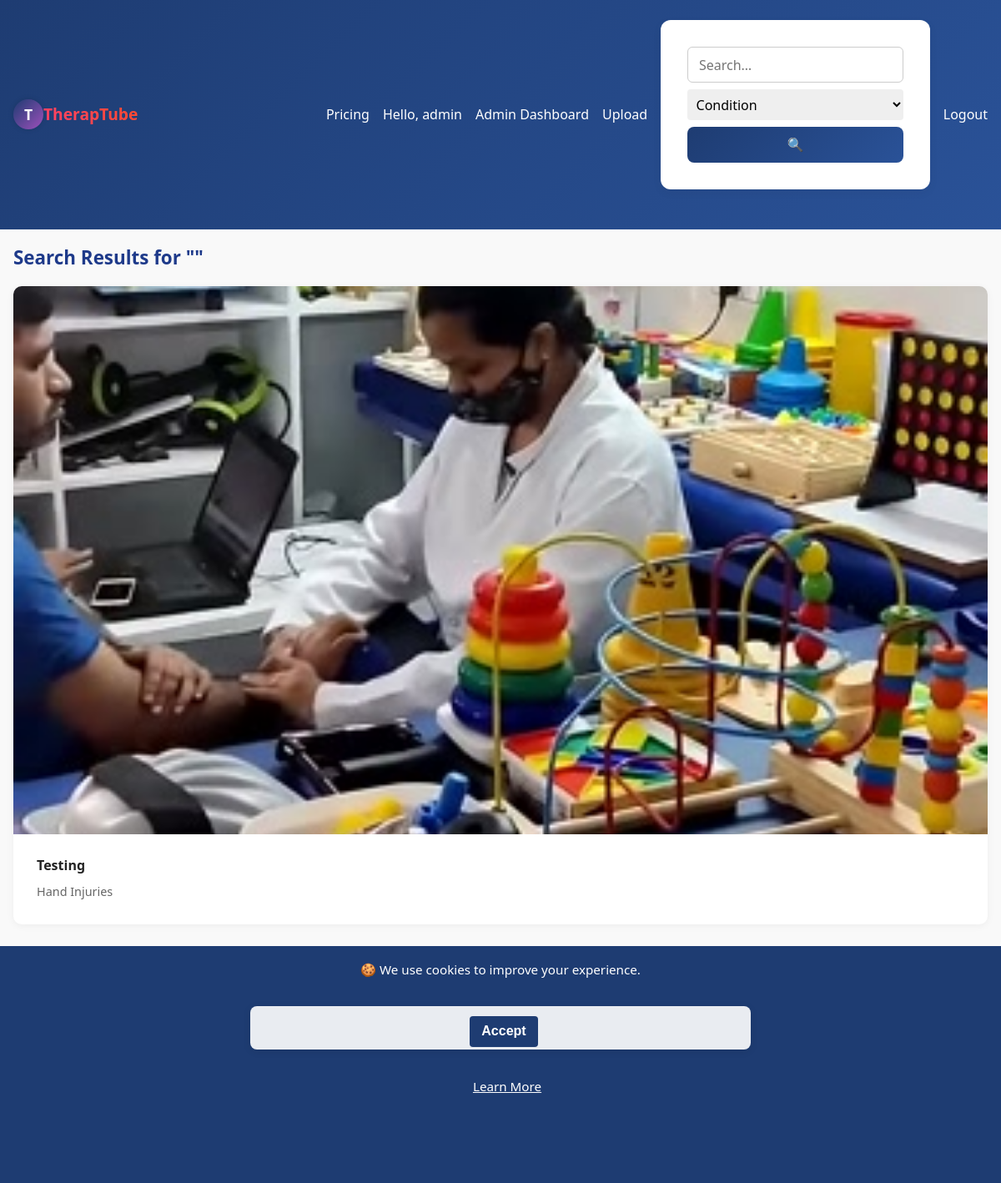
/search (signed in), run on an earlier commit of the app's database.
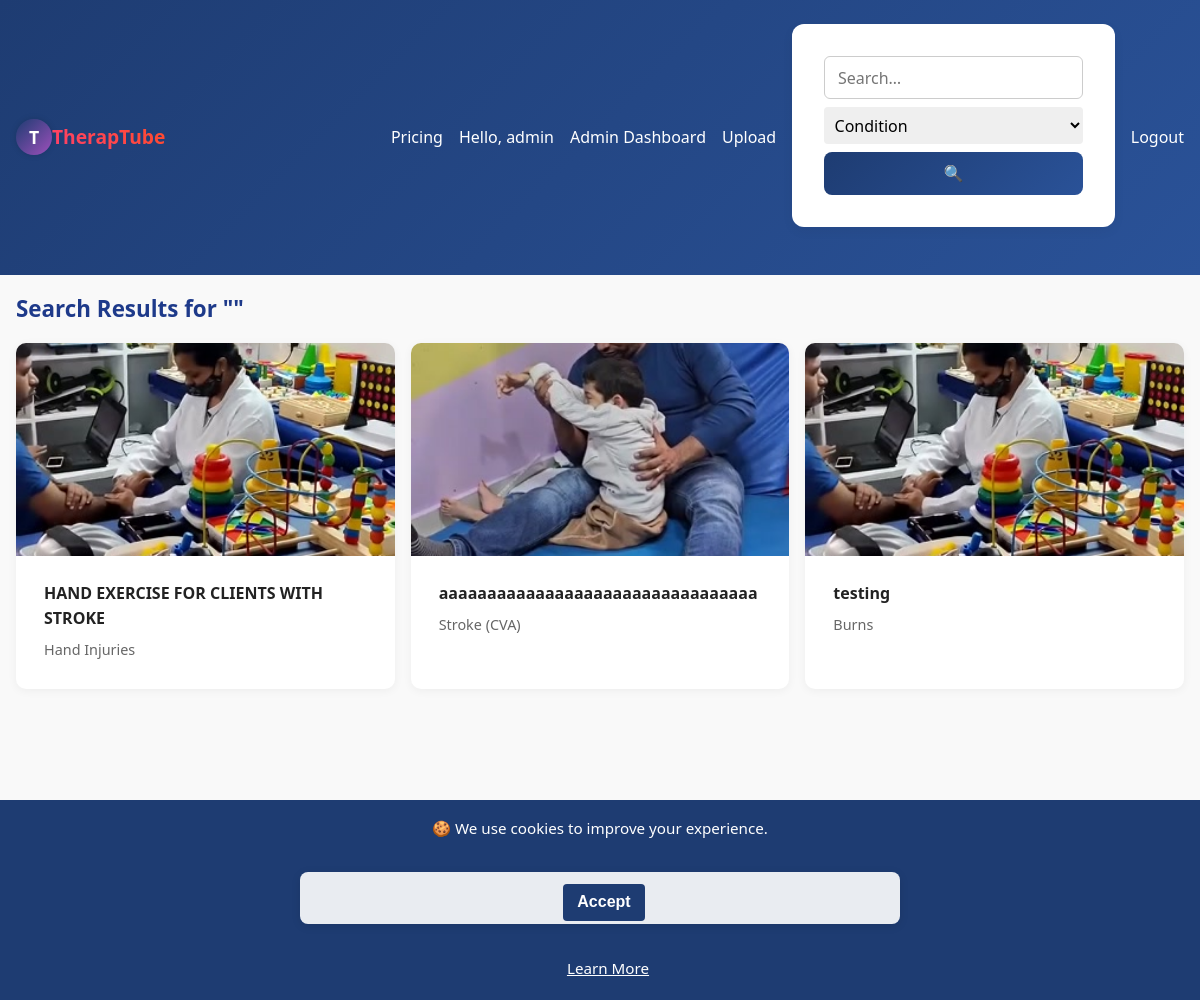
And on a later commit of the database.
### app.py (models this page shows, shortened)
class User(db.Model, UserMixin):
    id = db.Column(db.Integer, primary_key=True)
    username = db.Column(db.String(80), unique=True, nullable=False)
    email    = db.Column(db.String(120), unique=True)
    invite_code_used = db.Column(db.String(36))
    password_hash = db.Column(db.String(128), nullable=False)
    role = db.Column(db.String(32), nullable=False) # 'client', 'therapist', 'admin',
    media_uploaded = db.relationship('Media', backref='uploader', lazy=True)
    watch_history = db.relationship('WatchHistory', backref='user', lazy=True)

class Media(db.Model):
    id = db.Column(db.Integer, primary_key=True)
    filename = db.Column(db.String(200), nullable=False)
    thumbnail = db.Column(db.String(200))
    title = db.Column(db.String(120), nullable=False)
    description = db.Column(db.Text, nullable=True)
    category = db.Column(db.String(80), nullable=True)
    otpf_domain = db.Column(db.String(50))
    for_name = db.Column(db.String(50))
    target_condition = db.Column(db.String(50))
    uploader_id = db.Column(db.Integer, db.ForeignKey('user.id'))
    view_count = db.Column(db.Integer, default=0)
    upload_time = db.Column(db.DateTime, default=datetime.utcnow)

### app.py (the view, shortened to what this page needs)
@app.route('/search')
@login_required # Ensure user is logged in
def search():
    current_utc_year = datetime.now(timezone.utc).year
    q = request.args.get('q', '')
    condition = request.args.get('condition', '')
    otpf_domain = request.args.get('otpf_domain', '')
    query = Media.query
    if condition:
        query = query.filter_by(target_condition=condition)
    if otpf_domain:
        query = query.filter_by(otpf_domain=otpf_domain)
    results = query.all()
    return render_template('search.html', media=results, query=q, taxonomy=TAXONOMY, current_year=current_utc_year)

### app.py (called while the page is built, shortened)
@app.context_processor
def inject_global_data():
    has_sub = False
    if current_user.is_authenticated:
        has_sub = has_active_subscription(current_user)
    return {
        'app_version': APP_VERSION,  # Assuming APP_VERSION is defined globally or from config
        'utc_now': datetime.now(timezone.utc),
        'has_active_subscription': has_active_subscription, # Make the function itself available
        'current_user': current_user, # Flask-Login usually injects this, but explicit is fine
        'user_has_active_subscription': has_sub # A boolean flag for simpler checks in templates
    }

@login_manager.user_loader
def load_user(user_id):
    return User.query.get(int(user_id))

def has_active_subscription(user):
    if not user.is_authenticated:
        return False # Unauthenticated users never have an active subscription
    if user.role in ['admin', 'caregiver']:
        return True

### templates/search.html (shortened to what this page needs)
{% extends 'base.html' %}
{% block content %}
<h2>Search Results for "{{ query }}"</h2>
<div class="media-grid">
    {% for item in media %}
        {% if current_user.is_authenticated and (current_user.role == 'therapist' or has_active_subscription(current_user)) %}
            <div class="card">
                <a href="{{ url_for('watch', media_id=item.id) }}">
                    <img src="{{ url_for('static', filename='uploads/thumbs/' + item.thumbnail) }}" alt="{{ item.title }}">
                    <div class="card-content">
                        <p class="card-title">{{ item.title }}</p>
                        <small class="card-meta">{{ item.target_condition }}</small>
                    </div>
                </a>
            </div>
        {% endif %}
    {% else %}
        <p>No matches.</p>
    {% endfor %}
</div>
{% endblock %}

### templates/base.html (shortened to what this page needs)
<!doctype html>
<html lang="en">
<head>
    <link rel="stylesheet" href="{{ url_for('static', filename='style.css') }}">
    <link rel="stylesheet" href="https://cdnjs.cloudflare.com/ajax/libs/font-awesome/6.5.0/css/all.min.css">
</head>
<body>
    <nav class="navbar">
        <div class="nav-brand">
            {% if current_user.is_authenticated %}
                {% if current_user.role == 'client' %}
                    <a href="{{ url_for('client_dashboard') }}">
                        <div class="logo-circle animate-spin">
                            <span class="logo-text">T</span>
                        </div>
                        <span class="brand-text">TherapTube</span>
                    </a>
                {% else %}
                    <a href="{{ url_for('index') }}">
                        <div class="logo-circle animate-spin">
                            <span class="logo-text">T</span>
                        </div>
                        <span class="brand-text">TherapTube</span>
                    </a>
                {% endif %}
            {% endif %}
        </div>
        <div class="nav-links">
            <a href="{{ url_for('pricing') }}">Pricing</a>
            {% if current_user.is_authenticated %}
                <span class="user-greet">Hello, {{ current_user.username }}
                </span>
                {% if current_user.role == 'client' %}
                    <a href="{{ url_for('client_dashboard') }}">Dashboard</a>
                    {% if has_active_subscription(current_user) %}
                        <a href="{{ url_for('progress') }}">My Progress</a>
                        <a href="{{ url_for('recent') }}">Recently Watched</a>
                        <form action="{{ url_for('search') }}" method="get" class="search-form">
                            <input type="text" name="q" placeholder="Search…" value="{{ request.args.get('q','') }}">
                            {#
                            <select name="condition" aria-label="Select a condition">
                                <option value="">Condition</option>
                                {% for c in taxonomy.conditions %}
                                    <option value="{{ c }}" {% if request.args.get('condition')==c %}selected{% endif %}>{{ c }}</option>
                                {% endfor %}
                            </select>
                            <select name="otpf_domain" aria-label="Select an OTPF domain">
                                <option value="">Domain</option>
                                {% for d in taxonomy.otpf_domains %}
                                    <option value="{{ d }}" {% if request.args.get('otpf_domain')==d %}selected{% endif %}>{{ d }}</option>
                                {% endfor %}
                            </select>
                            #}
                            <button type="submit" class="search-btn">🔍</button>
                        </form>
                    {% endif %}
                {% elif current_user.role == 'admin' %}
                    <a href="{{ url_for('admin_dashboard') }}">Admin Dashboard</a>
                    <a href="{{ url_for('upload') }}">Upload</a>
                    <form action="{{ url_for('search') }}" method="get" class="search-form">
                        <input type="text" name="q" placeholder="Search…" value="{{ request.args.get('q','') }}">
                        <select name="condition" aria-label="Select a condition">
                            <option value="">Condition</option>
                        </select>
                        <button type="submit" class="search-btn">🔍</button>
                    </form>
                {% endif %}
                <a href="{{ url_for('logout') }}">Logout</a>
            {% else %}
                <a href="{{ url_for('login') }}">Login</a>
                <a href="{{ url_for('register') }}">Register</a>
            {% endif %}
        </div>
    </nav>
    <div class="container">
        {% block content %}{% endblock %}
    </div>
    <footer class="footer sticky-footer">
        <div class="footer-top">
            <span>&copy; {{ current_year }} TherapTube</span>
            <span>Version {{ app_version }}</span>
            <span>Designed by Atom De Legend</span>
            <span>
                <a href="mailto:info@example.com">Contact</a> |
                <a href="{{ url_for('privacy') }}">Privacy</a> |
                <a href="{{ url_for('terms') }}">Terms</a> |
                <a href="{{ url_for('cookies') }}">Cookies</a> |
                <a href="{{ url_for('about') }}">About</a>
            </span>
        </div>
    </footer>
    {% if not request.cookies.get('cookies_accepted') %}
        <div id="cookie-banner" class="cookie-banner">
            🍪 We use cookies to improve your experience.
            <form method="post" action="{{ url_for('accept_cookies') }}" class="cookie-inline-form">
                <button type="submit">Accept</button>
            </form>
            <a href="{{ url_for('cookies') }}">Learn More</a>
        </div>
    {% endif %}
</body>

What changed in the data, as far as the page shows it:
changed Media "Hand Injuries": title "Testing" → "HAND EXERCISE FOR CLIENTS WITH STROKE"
added Media: thumbnail (picture), title "aaaaaaaaaaaaaaaaaaaaaaaaaaaaaaaaa", target_condition "Stroke (CVA)"
added Media: thumbnail (picture), title "testing", target_condition "Burns"
